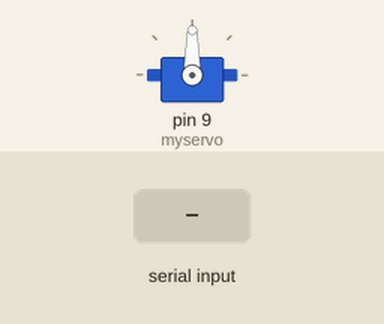
A sketch run on a simulated Arduino Uno, built with avr-gcc and run on an emulated ATmega328P. Parts: servo. The test bench sets the inputs (shaded band). What the sketch prints to the serial monitor is not drawn.

Above: at 1.2 s.
1.3 s: "30,150\n" received over Serial
At 3.1 s:
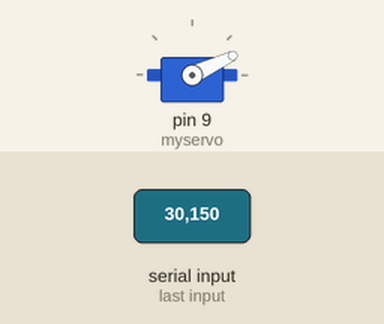
Timing chart, 0 to 4.6 s (numbered marks = the images above; inputs shaded):
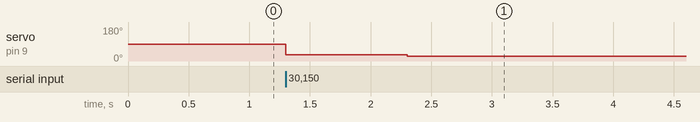

Measured:
- after the input at 1.3 s, servo on pin 9 (myservo): 90° → 34° at once, → 25° 1.0 s later

The sketch:

ServoMotorInterface.ino
```cpp
#include <Servo.h>

Servo myservo;  // create servo object to control a servo
int pos = 0;    // variable to store the servo position
int q;
void setup()
{
  Serial.begin(115200);
  myservo.attach(9);  // attaches the servo on pin 9 to the servo object
}

void loop()
{
  if (Serial.available() > 0){
    q = Serial.parseInt();
    if (q >= 25 && q <= 34){ // Constrain servo between 25 deg and 34 deg
      myservo.write(q);
    }else if (q <25){
      myservo.write(25);
    }
    else if (q > 34){
      myservo.write(34);
    }
  }
  Serial.println(q);
}
```
